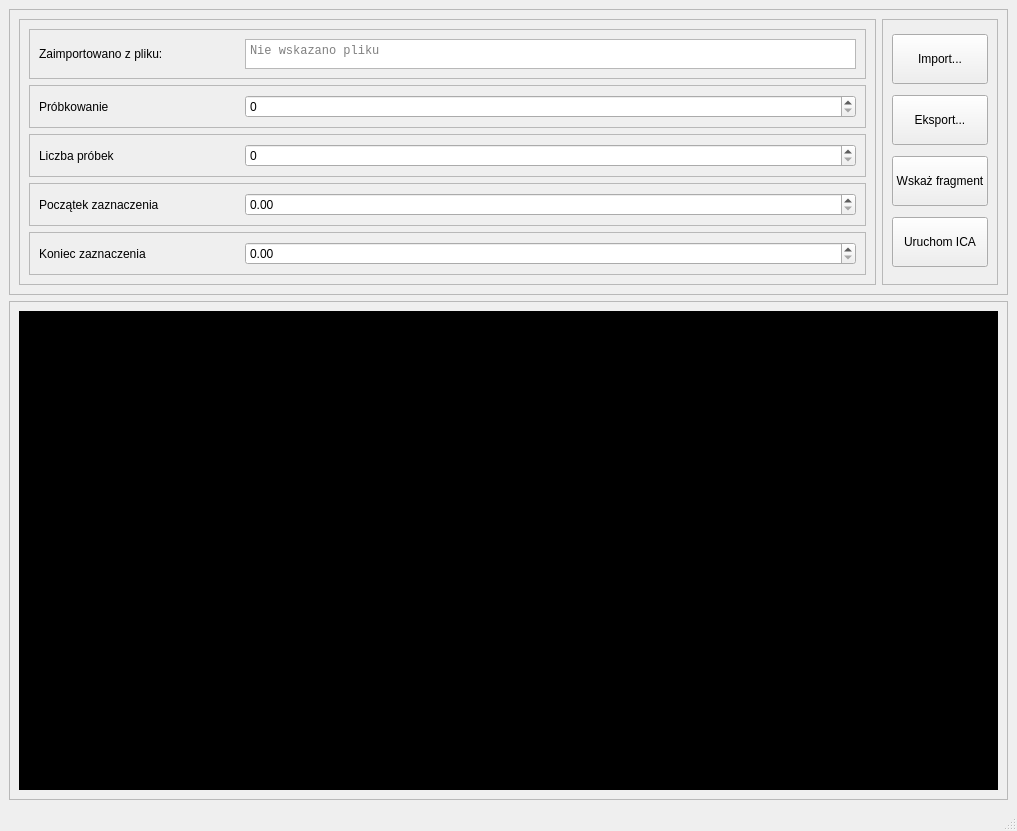
<?xml version="1.0" encoding="UTF-8"?>
<ui version="4.0">
 <class>MainWindow</class>
 <widget class="QMainWindow" name="MainWindow">
  <property name="geometry">
   <rect>
    <x>0</x>
    <y>0</y>
    <width>1017</width>
    <height>831</height>
   </rect>
  </property>
  <property name="sizePolicy">
   <sizepolicy hsizetype="Preferred" vsizetype="MinimumExpanding">
    <horstretch>4</horstretch>
    <verstretch>0</verstretch>
   </sizepolicy>
  </property>
  <property name="minimumSize">
   <size>
    <width>670</width>
    <height>555</height>
   </size>
  </property>
  <property name="baseSize">
   <size>
    <width>800</width>
    <height>650</height>
   </size>
  </property>
  <property name="windowTitle">
   <string>ICA - GUI</string>
  </property>
  <widget class="QWidget" name="centralwidget">
   <layout class="QVBoxLayout" name="verticalLayout_6">
    <item>
     <widget class="QFrame" name="frameUpper">
      <property name="sizePolicy">
       <sizepolicy hsizetype="Preferred" vsizetype="Fixed">
        <horstretch>0</horstretch>
        <verstretch>0</verstretch>
       </sizepolicy>
      </property>
      <property name="frameShape">
       <enum>QFrame::StyledPanel</enum>
      </property>
      <property name="frameShadow">
       <enum>QFrame::Raised</enum>
      </property>
      <layout class="QHBoxLayout" name="horizontalLayout_7">
       <item>
        <widget class="QFrame" name="frame_Parameters">
         <property name="minimumSize">
          <size>
           <width>200</width>
           <height>0</height>
          </size>
         </property>
         <property name="frameShape">
          <enum>QFrame::StyledPanel</enum>
         </property>
         <property name="frameShadow">
          <enum>QFrame::Raised</enum>
         </property>
         <layout class="QGridLayout" name="gridLayout">
          <item row="1" column="0">
           <widget class="QFrame" name="frameParSampling">
            <property name="frameShape">
             <enum>QFrame::StyledPanel</enum>
            </property>
            <property name="frameShadow">
             <enum>QFrame::Raised</enum>
            </property>
            <layout class="QHBoxLayout" name="horizontalLayout_8">
             <item>
              <widget class="QLabel" name="labelSampling">
               <property name="maximumSize">
                <size>
                 <width>200</width>
                 <height>19</height>
                </size>
               </property>
               <property name="text">
                <string>Próbkowanie</string>
               </property>
              </widget>
             </item>
             <item>
              <widget class="QSpinBox" name="spinBoxSampling">
               <property name="maximumSize">
                <size>
                 <width>16777215</width>
                 <height>16777215</height>
                </size>
               </property>
               <property name="maximum">
                <number>999999999</number>
               </property>
               <property name="singleStep">
                <number>10</number>
               </property>
              </widget>
             </item>
            </layout>
           </widget>
          </item>
          <item row="4" column="0">
           <widget class="QFrame" name="frameParSelectEnd">
            <property name="frameShape">
             <enum>QFrame::StyledPanel</enum>
            </property>
            <property name="frameShadow">
             <enum>QFrame::Raised</enum>
            </property>
            <layout class="QHBoxLayout" name="horizontalLayout_9">
             <item>
              <widget class="QLabel" name="labelSelEnd">
               <property name="maximumSize">
                <size>
                 <width>200</width>
                 <height>16777215</height>
                </size>
               </property>
               <property name="text">
                <string>Koniec zaznaczenia</string>
               </property>
              </widget>
             </item>
             <item>
              <widget class="QDoubleSpinBox" name="doubleSpinBoxSelEnd">
               <property name="maximum">
                <double>100000000000000000717623154091016830408061481189160311806712772146250661680488340128266606984576189330386573813296762136260081534229469225952733653677113344.000000000000000</double>
               </property>
              </widget>
             </item>
            </layout>
           </widget>
          </item>
          <item row="0" column="0">
           <widget class="QFrame" name="frameParFilename">
            <property name="frameShape">
             <enum>QFrame::StyledPanel</enum>
            </property>
            <property name="frameShadow">
             <enum>QFrame::Raised</enum>
            </property>
            <layout class="QHBoxLayout" name="horizontalLayout_10">
             <item>
              <widget class="QLabel" name="labelFilename">
               <property name="minimumSize">
                <size>
                 <width>200</width>
                 <height>0</height>
                </size>
               </property>
               <property name="maximumSize">
                <size>
                 <width>200</width>
                 <height>16777215</height>
                </size>
               </property>
               <property name="text">
                <string>Zaimportowano z pliku:</string>
               </property>
              </widget>
             </item>
             <item>
              <widget class="QTextEdit" name="textFilename">
               <property name="enabled">
                <bool>true</bool>
               </property>
               <property name="maximumSize">
                <size>
                 <width>16777215</width>
                 <height>30</height>
                </size>
               </property>
               <property name="font">
                <font>
                 <family>Monospace</family>
                 <pointsize>9</pointsize>
                </font>
               </property>
               <property name="contextMenuPolicy">
                <enum>Qt::PreventContextMenu</enum>
               </property>
               <property name="autoFillBackground">
                <bool>true</bool>
               </property>
               <property name="documentTitle">
                <string/>
               </property>
               <property name="readOnly">
                <bool>true</bool>
               </property>
               <property name="placeholderText">
                <string>Nie wskazano pliku</string>
               </property>
              </widget>
             </item>
            </layout>
           </widget>
          </item>
          <item row="2" column="0">
           <widget class="QFrame" name="frameParSampleNum">
            <property name="frameShape">
             <enum>QFrame::StyledPanel</enum>
            </property>
            <property name="frameShadow">
             <enum>QFrame::Raised</enum>
            </property>
            <layout class="QHBoxLayout" name="horizontalLayout_11">
             <item>
              <widget class="QLabel" name="labelSampleNum">
               <property name="maximumSize">
                <size>
                 <width>200</width>
                 <height>16777215</height>
                </size>
               </property>
               <property name="text">
                <string>Liczba próbek</string>
               </property>
              </widget>
             </item>
             <item>
              <widget class="QSpinBox" name="spinBoxSampleNum">
               <property name="maximum">
                <number>999999999</number>
               </property>
              </widget>
             </item>
            </layout>
           </widget>
          </item>
          <item row="3" column="0">
           <widget class="QFrame" name="frameParSelectBeg">
            <property name="frameShape">
             <enum>QFrame::StyledPanel</enum>
            </property>
            <property name="frameShadow">
             <enum>QFrame::Raised</enum>
            </property>
            <layout class="QHBoxLayout" name="horizontalLayout_12">
             <item>
              <widget class="QLabel" name="labelSelBeg">
               <property name="maximumSize">
                <size>
                 <width>200</width>
                 <height>16777215</height>
                </size>
               </property>
               <property name="text">
                <string>Początek zaznaczenia</string>
               </property>
              </widget>
             </item>
             <item>
              <widget class="QDoubleSpinBox" name="doubleSpinBoxSelBeg">
               <property name="maximum">
                <double>999999999999999980003468347394201181668805192897008518188648311830772414627428725464789434929992439754776075181077037056.000000000000000</double>
               </property>
              </widget>
             </item>
            </layout>
           </widget>
          </item>
         </layout>
        </widget>
       </item>
       <item>
        <widget class="QFrame" name="frame_Buttons">
         <property name="frameShape">
          <enum>QFrame::StyledPanel</enum>
         </property>
         <property name="frameShadow">
          <enum>QFrame::Raised</enum>
         </property>
         <layout class="QVBoxLayout" name="verticalLayout_3">
          <item>
           <widget class="QPushButton" name="pButtnImport">
            <property name="sizePolicy">
             <sizepolicy hsizetype="Minimum" vsizetype="Expanding">
              <horstretch>0</horstretch>
              <verstretch>0</verstretch>
             </sizepolicy>
            </property>
            <property name="maximumSize">
             <size>
              <width>16777215</width>
              <height>50</height>
             </size>
            </property>
            <property name="text">
             <string>Import...</string>
            </property>
           </widget>
          </item>
          <item>
           <widget class="QPushButton" name="pButtnExport">
            <property name="sizePolicy">
             <sizepolicy hsizetype="Minimum" vsizetype="Expanding">
              <horstretch>0</horstretch>
              <verstretch>0</verstretch>
             </sizepolicy>
            </property>
            <property name="maximumSize">
             <size>
              <width>16777215</width>
              <height>50</height>
             </size>
            </property>
            <property name="text">
             <string>Eksport...</string>
            </property>
           </widget>
          </item>
          <item>
           <widget class="QPushButton" name="pButtnSel">
            <property name="sizePolicy">
             <sizepolicy hsizetype="Minimum" vsizetype="Expanding">
              <horstretch>0</horstretch>
              <verstretch>0</verstretch>
             </sizepolicy>
            </property>
            <property name="minimumSize">
             <size>
              <width>0</width>
              <height>50</height>
             </size>
            </property>
            <property name="maximumSize">
             <size>
              <width>16777215</width>
              <height>50</height>
             </size>
            </property>
            <property name="text">
             <string>Wskaż fragment</string>
            </property>
           </widget>
          </item>
          <item>
           <widget class="QPushButton" name="pButtnICARun">
            <property name="sizePolicy">
             <sizepolicy hsizetype="Minimum" vsizetype="Expanding">
              <horstretch>0</horstretch>
              <verstretch>0</verstretch>
             </sizepolicy>
            </property>
            <property name="maximumSize">
             <size>
              <width>16777215</width>
              <height>50</height>
             </size>
            </property>
            <property name="text">
             <string>Uruchom ICA</string>
            </property>
           </widget>
          </item>
         </layout>
        </widget>
       </item>
      </layout>
     </widget>
    </item>
    <item>
     <widget class="QFrame" name="frameOscilogram">
      <property name="sizePolicy">
       <sizepolicy hsizetype="Preferred" vsizetype="Expanding">
        <horstretch>0</horstretch>
        <verstretch>0</verstretch>
       </sizepolicy>
      </property>
      <property name="minimumSize">
       <size>
        <width>300</width>
        <height>200</height>
       </size>
      </property>
      <property name="sizeIncrement">
       <size>
        <width>500</width>
        <height>200</height>
       </size>
      </property>
      <property name="baseSize">
       <size>
        <width>500</width>
        <height>200</height>
       </size>
      </property>
      <property name="frameShape">
       <enum>QFrame::StyledPanel</enum>
      </property>
      <property name="frameShadow">
       <enum>QFrame::Raised</enum>
      </property>
      <layout class="QVBoxLayout" name="verticalLayout_4">
       <item>
        <widget class="QWidget" name="widgetOscilogram" native="true">
         <property name="baseSize">
          <size>
           <width>0</width>
           <height>0</height>
          </size>
         </property>
         <property name="styleSheet">
          <string notr="true">background-color: rgb(0, 0, 0);</string>
         </property>
        </widget>
       </item>
      </layout>
     </widget>
    </item>
   </layout>
  </widget>
  <widget class="QStatusBar" name="statusbar"/>
 </widget>
 <resources/>
 <connections/>
</ui>
